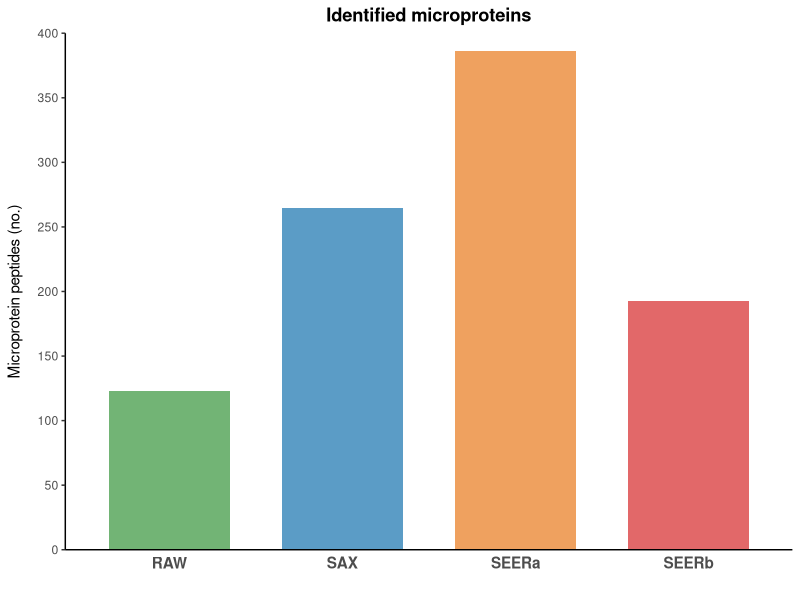

Reproduce this figure in R.
rm(list = ls())

library(ggplot2)
library(dplyr)

# Crear datos
datos <- data.frame(
  categoria = c("RAW", "SAX", "SEERa", "SEERb"),
  valor = c(123, 265, 386, 193)
)

# Asegurar el orden de las categorías
datos$categoria <- factor(datos$categoria, 
                          levels = c("RAW", "SAX", "SEERa", "SEERb"))

# Colores personalizados
colores_personalizados <- c(
  "RAW" = "#35943a",
  "SAX" = "#1571ae",
  "SEERa" = "#e8781b",
  "SEERb" = "#d62728"
)

# Crear gráfico de barras
p <- ggplot(datos, aes(x = categoria, y = valor, fill = categoria)) +
  geom_bar(stat = "identity", alpha = 0.70, width = 0.7) +
  scale_fill_manual(values = colores_personalizados) +
  labs(
    title = "Identified microproteins",
    x = "",
    y = "Microprotein peptides (no.)"
  ) +
  scale_y_continuous(
    limits = c(0, 400),
    breaks = seq(0, 400, by = 50),
    expand = c(0, 0)
  ) +
  theme_bw() +
  theme(
    legend.position = "none",
    panel.grid.major.x = element_blank(),
    panel.grid.major.y = element_blank(),
    panel.grid.minor = element_blank(),
    plot.title = element_text(hjust = 0.5, face = "bold"),
    axis.title.y = element_text(margin = margin(r = 10)),
    axis.line = element_line(color = "black"),
    axis.ticks.x = element_blank(),
    panel.border = element_blank(),
    axis.text.x = element_text(size = 11, face = "bold")
  )

# Mostrar gráfico
print(p)